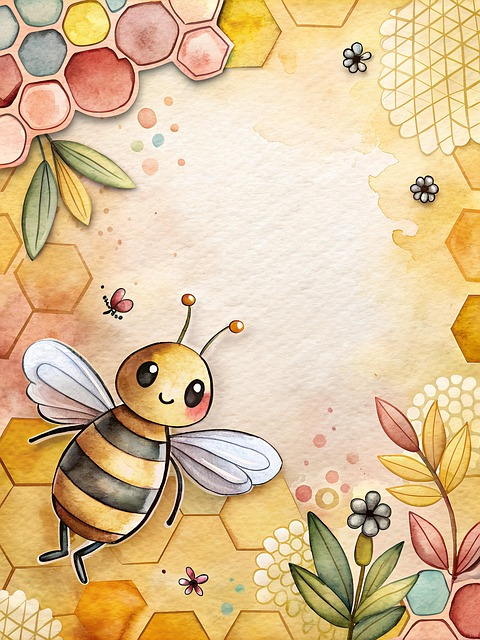
#> input picture ComputerVision/Class 01 Introduction/bee-8790316_640.jpg, 480 x 640 px, found by its file name
$ jupyter execute --allow-errors Edge_Detection.ipynb   (older library calls are emulated)
#> lines starting #> are read from the running program, lines starting #| are printed output that depends on the picture
[cell 1]
### Simple Difference Gradient and Sobel

[cell 2]
import cv2
import numpy as np
import matplotlib.pyplot as plt

# Load a grayscale image
img = cv2.imread('bee-8790316_640.jpg', cv2.IMREAD_GRAYSCALE)
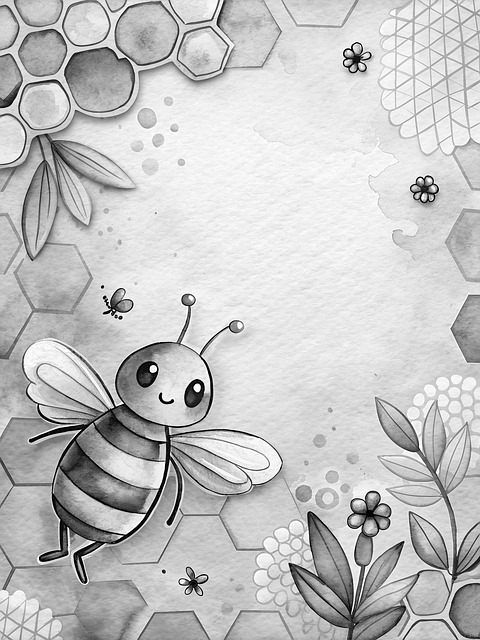
#> img: shape (640, 480); min 0, max 255, mean 196.2

# 1. Simple Gradient (using direct pixel subtraction)
simple_grad_x = np.zeros_like(img)
simple_grad_x[:, 1:] = np.abs(img[:, 1:] - img[:, :-1])
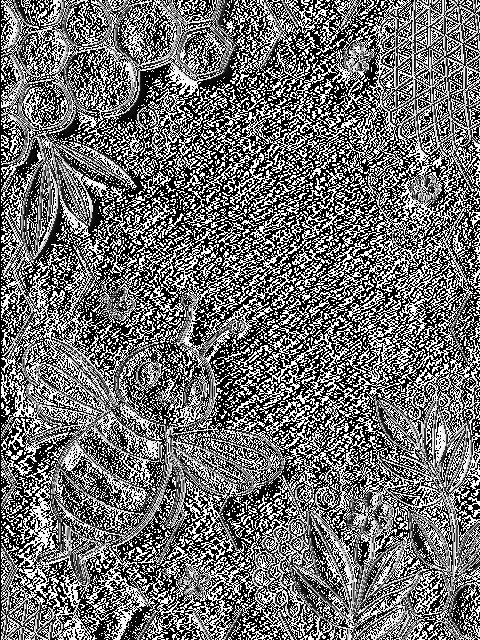
#> simple_grad_x: shape (640, 480); min 0, max 255, mean 111.9

# 2. Sobel Gradient (OpenCV built-in)
sobel_grad_x = cv2.Sobel(img, cv2.CV_64F, dx=1, dy=0, ksize=3)
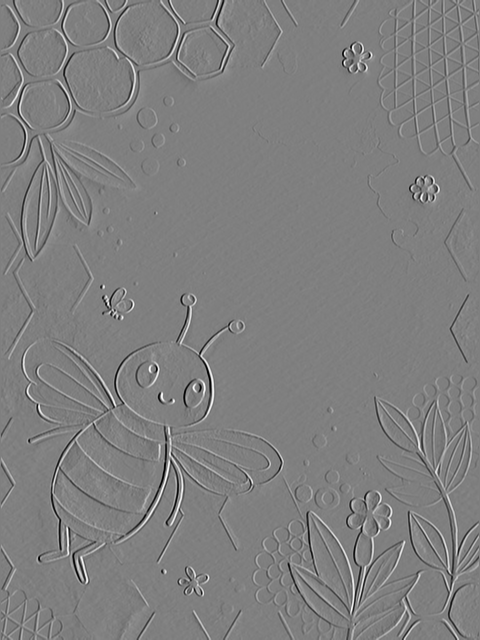
#> sobel_grad_x: shape (640, 480) float64; min -1018, max 1015, mean 0.2; drawn with min black and max white
sobel_grad_x = np.abs(sobel_grad_x)
sobel_grad_x = np.uint8(np.clip(sobel_grad_x, 0, 255))  # Convert for display
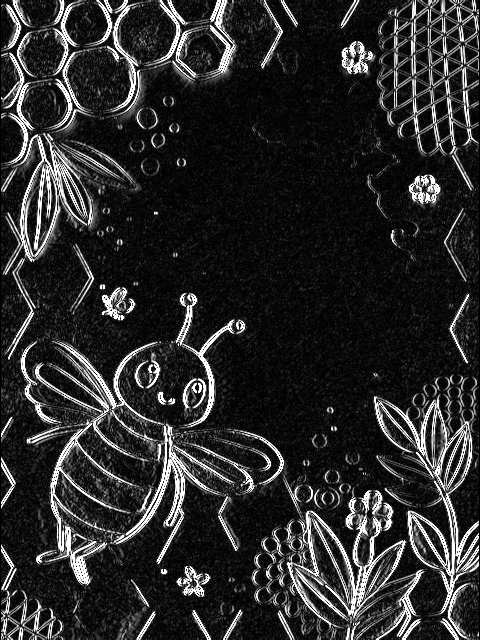
#> sobel_grad_x: shape (640, 480); min 0, max 255, mean 43.4

# 🖼️ Display results
plt.figure(figsize=(15, 5))

plt.subplot(1, 3, 1)
plt.title('Original')
plt.imshow(img, cmap='gray')

plt.subplot(1, 3, 2)
plt.title('Simple Gradient (x-dir)')
plt.imshow(simple_grad_x, cmap='gray')

plt.subplot(1, 3, 3)
plt.title('Sobel Gradient (x-dir)')
plt.imshow(sobel_grad_x, cmap='gray')

plt.tight_layout()
plt.show()

[cell 3]
### PreWitt Kernels

[cell 4]
import cv2
import numpy as np
from matplotlib import pyplot as plt

# Load grayscale image
img = cv2.imread('bee-8790316_640.jpg', cv2.IMREAD_GRAYSCALE)

# Prewitt kernels
kernelx = np.array([[ -1, 0, 1],
                    [ -1, 0, 1],
                    [ -1, 0, 1]])
kernely = np.array([[ 1,  1,  1],
                    [ 0,  0,  0],
                    [-1, -1, -1]])

# Apply kernels
img_prewittx = cv2.filter2D(img, -1, kernelx)
img_prewitty = cv2.filter2D(img, -1, kernely)
img_prewitt = cv2.magnitude(img_prewittx.astype(np.float32), img_prewitty.astype(np.float32))
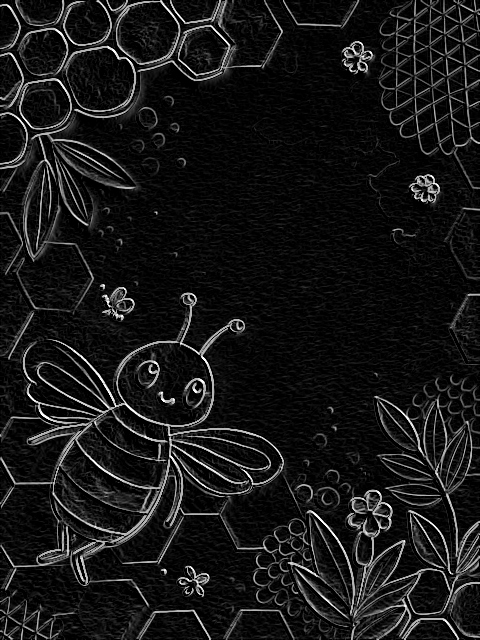
#> img_prewitt: shape (640, 480) float32; min 0, max 360.6, mean 32.6; drawn with min black and max white

# Show
plt.subplot(1,3,1), plt.imshow(img_prewittx, cmap='gray'), plt.title('Prewitt X')
plt.subplot(1,3,2), plt.imshow(img_prewitty, cmap='gray'), plt.title('Prewitt Y')
plt.subplot(1,3,3), plt.imshow(img_prewitt, cmap='gray'), plt.title('Gradient Magnitude')
plt.show()

[cell 5]
## kirsch_kernels

[cell 6]
import cv2
import numpy as np
from matplotlib import pyplot as plt

# Read image in grayscale
img = cv2.imread('bee-8790316_640.jpg', 0)

# Define all 8 Kirsch kernels
kirsch_kernels = [
    np.array([[5, 5, 5], [-3, 0, -3], [-3, -3, -3]]),  # North
    np.array([[5, 5, -3], [5, 0, -3], [-3, -3, -3]]),  # NE
    np.array([[5, -3, -3], [5, 0, -3], [5, -3, -3]]),  # NW
    np.array([[-3, -3, -3], [-3, 0, -3], [5, 5, 5]]),  # South
    np.array([[-3, -3, -3], [-3, 0, 5], [-3, 5, 5]]),  # SE
    np.array([[-3, -3, -3], [5, 0, -3], [5, 5, -3]]),  # SW
    np.array([[-3, 5, 5], [-3, 0, 5], [-3, -3, -3]]),  # East
    np.array([[-3, -3, -3], [5, 0, 5], [-3, -3, -3]])   # West
]

# Apply all kernels and take maximum response
edges = np.zeros_like(img, dtype=np.float32)
for k in kirsch_kernels:
    filtered = cv2.filter2D(img, -1, k)
    edges = np.maximum(edges, filtered.astype(np.float32))
#> this loop made 8 passes
#> pass 1, `filtered = cv2.filter2D(img, -1, k)`:
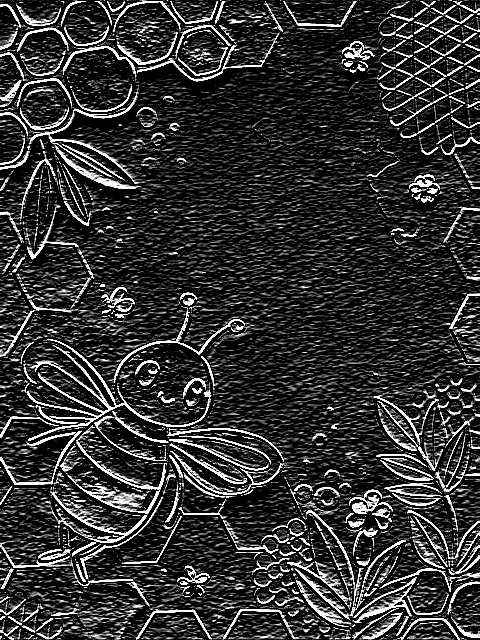
#> filtered: shape (640, 480); min 0, max 255, mean 50.4
#> after the loop:
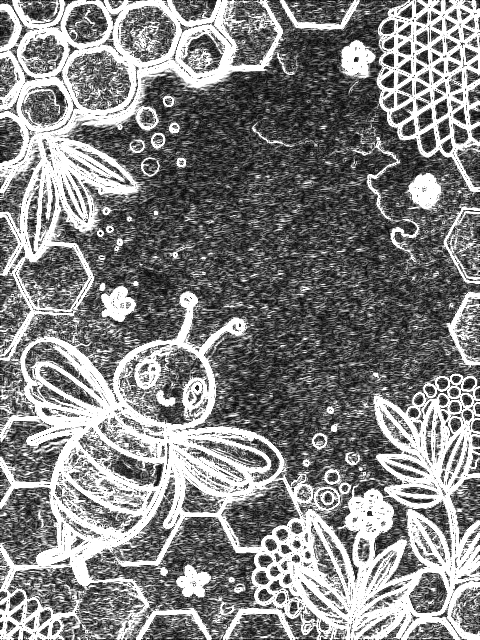
#> edges: shape (640, 480) float32; min 0, max 255, mean 132.3

# Normalize for display
edges = cv2.normalize(edges, None, 0, 255, cv2.NORM_MINMAX)
edges = edges.astype(np.uint8)

# Show result
plt.imshow(edges, cmap='gray')
plt.title("Kirsch Edge Detection")
plt.axis('off')
plt.show()

[cell 7]
### Line Detection

[cell 8]
a = np.array([[0,  0,  0,  0,  0],
[0,  0,  1,  0,  0],
[0,  0,  1,  0,  0],
[0,  0, 1,  0,  0],
[0,  0,  0,  0,  0]])

plt.imshow(a)
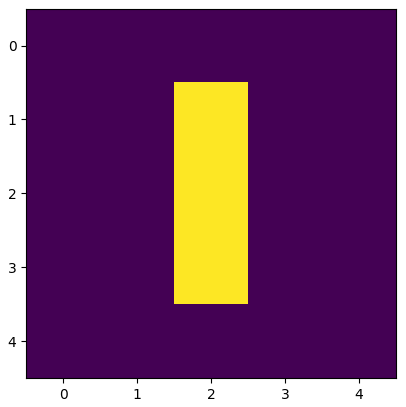
#> figure drawn by matplotlib, 1 panel

#> (a cell that did not finish here is left out)

[cell 10]
import cv2
import numpy as np
import matplotlib.pyplot as plt

# Create a simple black image with a white vertical line
img = np.zeros((100, 100), dtype=np.uint8)
cv2.line(img, (50, 10), (50, 90), 255, 2)

# Edge detection (Canny)
edges = cv2.Canny(img, 50, 150)

# Apply Hough Transform
lines = cv2.HoughLines(edges, 1, np.pi/180, threshold=80)

# Draw detected line
for rho, theta in lines[:, 0]:
    a = np.cos(theta)
    b = np.sin(theta)
    x0 = a * rho
    y0 = b * rho
    x1 = int(x0 + 1000 * (-b))
    y1 = int(y0 + 1000 * (a))
    x2 = int(x0 - 1000 * (-b))
    y2 = int(y0 - 1000 * (a))
    cv2.line(img, (x1, y1), (x2, y2), 127, 1)

plt.imshow(img, cmap='gray')
plt.title("Detected Line using Hough Transform")
plt.show()
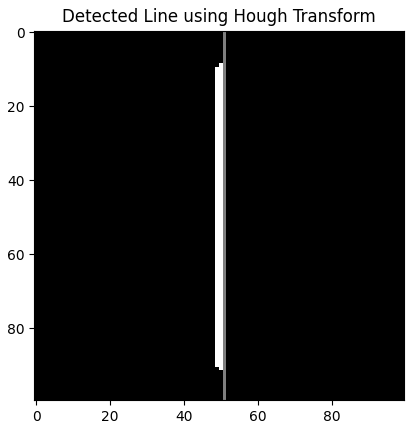
#> figure drawn by matplotlib, 1 panel

[cell 11]
import cv2
import numpy as np
import matplotlib.pyplot as plt

# Load a grayscale image
img = cv2.imread('bee-8790316_640.jpg', cv2.IMREAD_GRAYSCALE)
plt.imshow(img)

[cell 12]
gray = cv2.imread('bee-8790316_640.jpg', cv2.IMREAD_GRAYSCALE)
# Edge detection (Canny)
edges = cv2.Canny(gray, 50, 150)
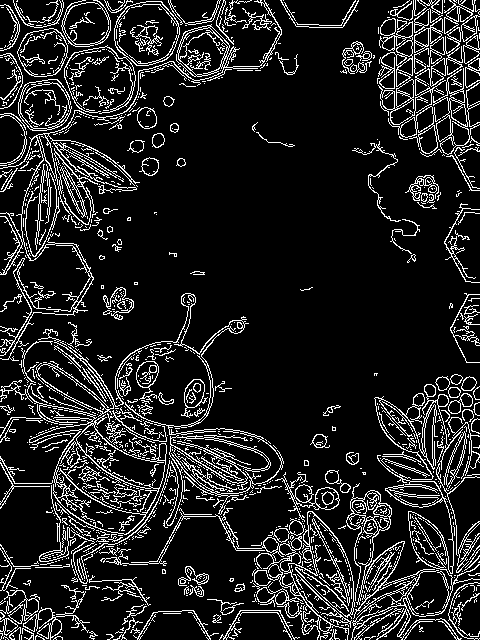
#> edges: shape (640, 480); 13% white in thin lines or dots

# Apply Hough Transform
lines = cv2.HoughLines(edges, 1, np.pi/180, threshold=80)

[cell 13]
lines

[cell 14]
# Draw detected line
for rho, theta in lines[:, 0]:
    a = np.cos(theta)
    b = np.sin(theta)
    x0 = a * rho
    y0 = b * rho
    x1 = int(x0 + 1000 * (-b))
    y1 = int(y0 + 1000 * (a))
    x2 = int(x0 - 1000 * (-b))
    y2 = int(y0 - 1000 * (a))
    cv2.line(img, (x1, y1), (x2, y2), (0,0,255),2)
#> this loop made 6837 passes
#> (rho, theta, a, b, x0, y0, x1, y1) on passes 1 to 3: (197, 2.36, -0.707, 0.707, -139.3, 139.3, -846, -567), (194, 2.36, -0.707, 0.707, -137.2, 137.2, -844, -569), (202, 2.36, -0.707, 0.707, -142.8, 142.8, -849, -564)
#> img: shape (640, 480); every value is 0

[cell 15]
plt.figure(figsize=(12,6))
plt.imshow(edges,cmap='gray')

[cell 16]
img1 = cv2.imread('bee-8790316_640.jpg')
#> img1 is the input picture: shape (640, 480, 3); mean B, G, R 150.7, 192.4, 220.8

[cell 17]
plt.figure(figsize=(12,6))
plt.imshow(cv2.cvtColor(img1, cv2.COLOR_BGR2RGB))
